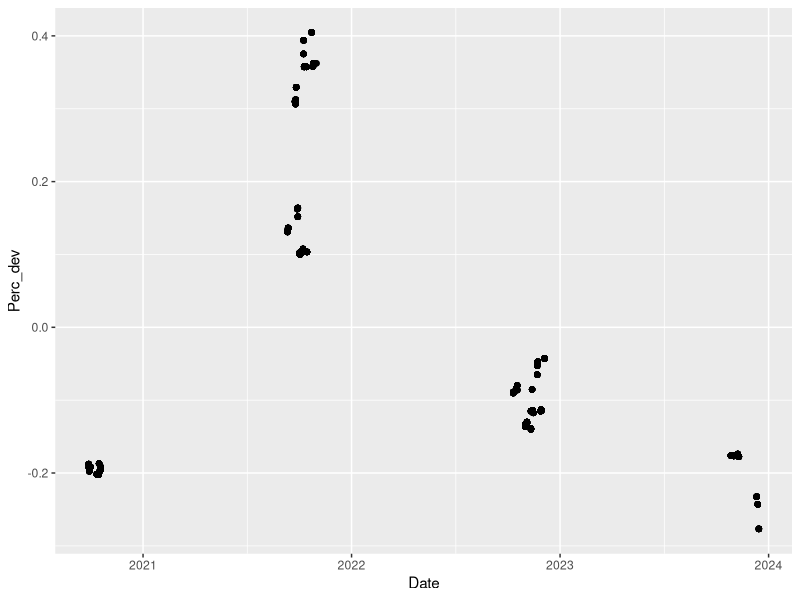
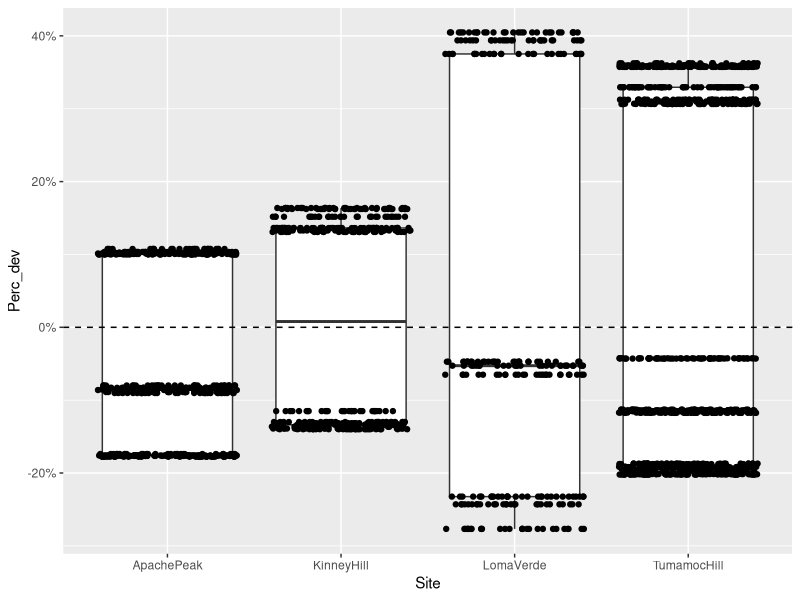
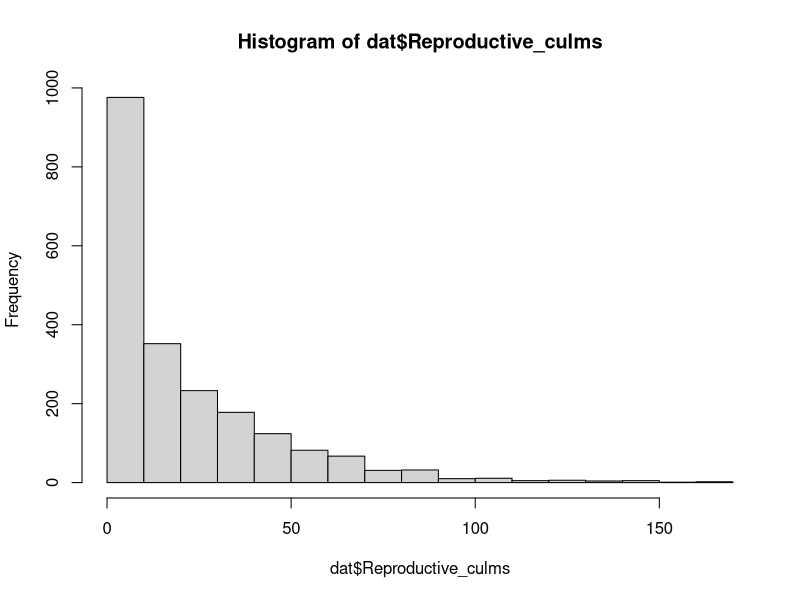
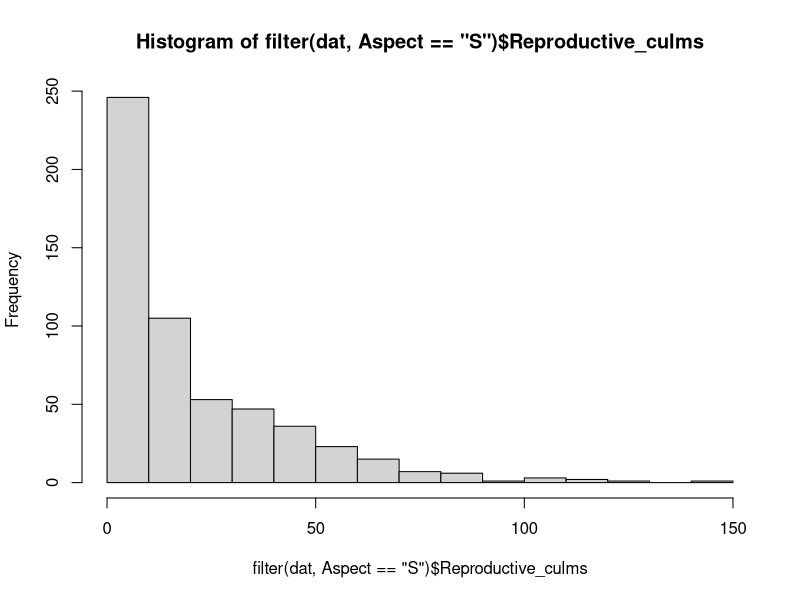
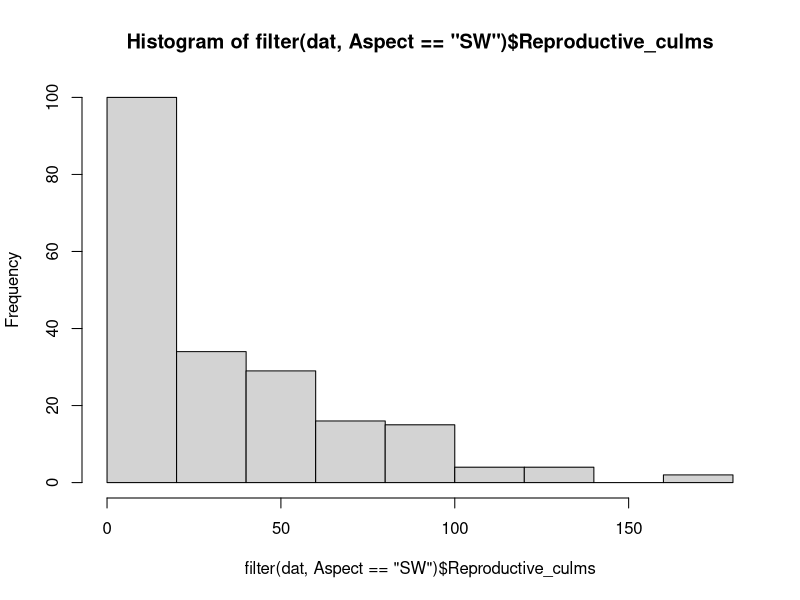
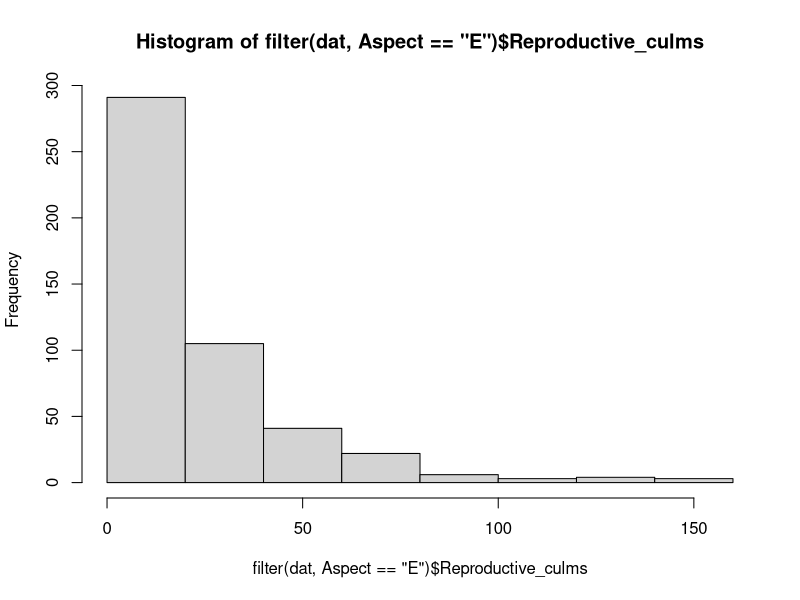
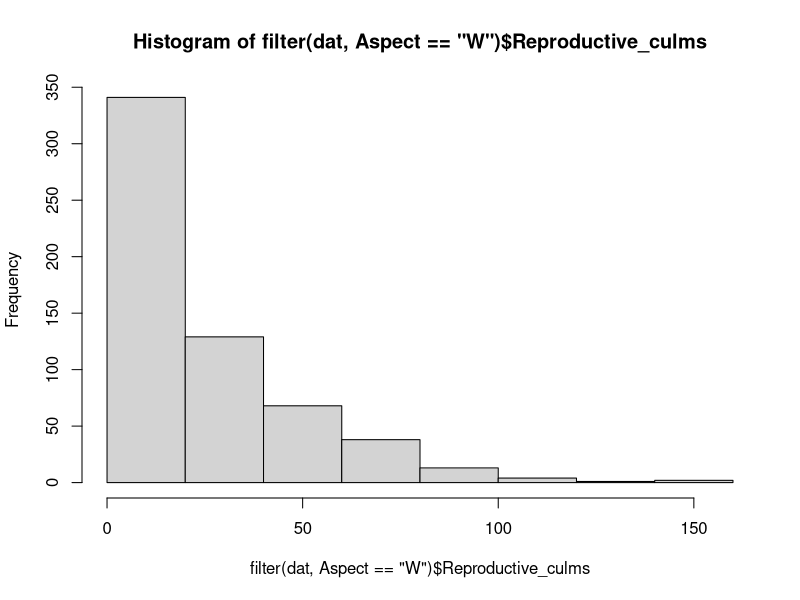
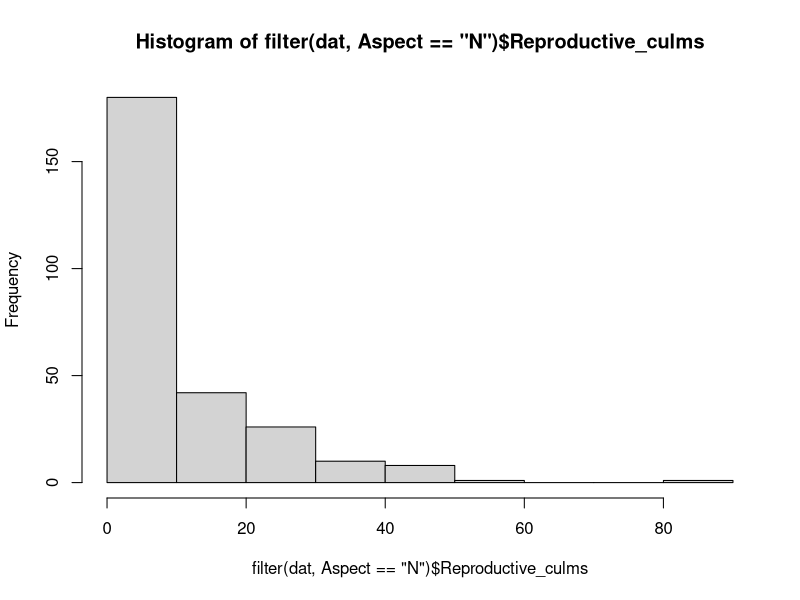

The R source for these figures, in order: (Note: this script raises an error after producing the figures.)
# Created: 2024-09-23
# Updated: 2025-03-10

# Purpose: Examine distributions; write out clean data with precip deviation variable added.

# Culm counts have a Poisson distribution. Buffelgrass density & cover should be log-transformed to improve
#   normality. Native grass, native forb, and herb (forb + grass) roughly have a Poisson distribution,
#   with a lot of 0s.

# MAT correlated with precip-related variables.

library(readxl)
library(tidyverse)
library(GGally)

# Load data ---------------------------------------------------------------

culms.raw <- read_xlsx("data/raw/2024-09_LO_Buffelgrass-culm-demography_master.xlsx", sheet = "Demography")
monitor.prism <- read_csv("data/cleaned/02_monitoring-info-with-PRISM-data_clean.csv")

# Data wrangling ----------------------------------------------------------

dat <- culms.raw %>% 
  left_join(monitor.prism)

# Check for NAs
apply(dat, 2, anyNA)

# Separate NA culm counts
na.culm <- dat %>% 
  filter(is.na(Vegetative_culms))

# Remove NA culm count - plants could not be located and weren't sampled
dat <- dat %>% 
  filter(!is.na(Vegetative_culms))

# Add Perc_dev and Deviation_mm cols
dat <- dat %>% 
  mutate(Perc_dev = (Prev_year_precip - MAP) / MAP,
         Deviation_mm = Prev_year_precip - MAP) 

# Change year cols to character
dat <- dat %>% 
  mutate(Year = as.character(Year),
         StudyYear = as.character(StudyYear))

# Add HerbCover col
dat <- dat %>% 
  mutate(HerbCover = NGCover + ForbCover)

# Separate out continuous explanatory variables
exp.cont <- dat %>% 
  select(PlotSlope, Elevation_ft, Prev_year_precip, MAT, MAP, Perc_dev, Deviation_mm)

# Separate out response variables
res.cont <- dat %>% 
  select(BGCover, BGDensity, ShrubCover, ForbCover, NGCover, HerbCover,
         Vegetative_culms, Reproductive_culms, Total_Live_Culms,
         Longestleaflength_cm)




# Precipitation variability -----------------------------------------------

summary(dat$Perc_dev) # ranges from -28% to +40%

dat %>% 
  ggplot(aes(x = Date, y = Perc_dev)) +
  geom_point()

dat %>% 
  ggplot(aes(x = Site, y = Perc_dev)) +
  geom_boxplot() +
  geom_jitter() +
  scale_y_continuous(labels = scales::percent) +
  geom_hline(yintercept = 0, linetype = "dashed")


# Response variable: Culm count -------------------------------------------

## Histogram --------------------------------------------------------------

# All, Reproductive
hist(dat$Reproductive_culms) # Poisson

# By aspect, Reproductive
hist(filter(dat, Aspect == "S")$Reproductive_culms)
hist(filter(dat, Aspect == "SW")$Reproductive_culms)
hist(filter(dat, Aspect == "E")$Reproductive_culms)
hist(filter(dat, Aspect == "W")$Reproductive_culms)
hist(filter(dat, Aspect == "N")$Reproductive_culms)

# By site, Reproductive
hist(filter(dat, Site == "TumamocHill")$Reproductive_culms)
hist(filter(dat, Site == "LomaVerde")$Reproductive_culms)
hist(filter(dat, Site == "KinneyHill")$Reproductive_culms)
hist(filter(dat, Site == "ApachePeak")$Reproductive_culms)

# All, Total
hist(dat$Total_Live_Culms)

# All, Vegetative
hist(dat$Vegetative_culms)


## Boxplot ----------------------------------------------------------------

# All, by site
#   Reproductive
dat %>% 
  ggplot(aes(x = Site, y = Reproductive_culms)) +
  geom_boxplot()

#   Total
dat %>% 
  ggplot(aes(x = Site, y = Total_Live_Culms)) +
  geom_boxplot()

#   Vegetative
dat %>% 
  ggplot(aes(x = Site, y = Vegetative_culms)) +
  geom_boxplot()


# All, by aspect
#   Reproductive
dat %>% 
  ggplot(aes(x = Aspect, y = Reproductive_culms)) +
  geom_boxplot()

#   Total
dat %>% 
  ggplot(aes(x = Aspect, y = Total_Live_Culms)) +
  geom_boxplot()

#   Vegetative
dat %>% 
  ggplot(aes(x = Aspect, y = Vegetative_culms)) +
  geom_boxplot()


## Pair plot --------------------------------------------------------------

# Reproductive & vegetative culms
dat %>%
  ggplot(aes(x = Vegetative_culms, y = Reproductive_culms)) +
  geom_point()



# Response variable: BG density & cover -----------------------------------

# Pair plot
res.cont %>% 
  select(-Longestleaflength_cm, -Vegetative_culms, -Reproductive_culms, -Total_Live_Culms) %>% 
  ggpairs()

# BG Cover
hist(dat$BGCover)
dat %>% 
  ggplot(aes(x = Site, y = BGCover)) +
  geom_boxplot()

#   Log transformation
dat <- dat %>% 
  mutate(BGCover_log = log(BGCover))
hist(dat$BGCover_log) # log transformation kind of improves normality?

# BG Density
hist(dat$BGDensity)
dat %>% 
  ggplot(aes(x = Site, y = BGDensity)) +
  geom_boxplot()

#   Log transformation
dat <- dat %>% 
  mutate(BGDensity_log = log(BGDensity))
hist(dat$BGDensity_log) # log transformation improves normality


# Longest leaf
hist(dat$Longestleaflength_cm)
dat %>% 
  filter(!is.na(Longestleaflength_cm)) %>% 
  ggplot(aes(x = Site, y = Longestleaflength_cm)) + 
  geom_boxplot()



# Response variable: Native plant cover -----------------------------------

# Shrub cover
hist(dat$ShrubCover)
dat %>% 
  ggplot(aes(x = Site, y = ShrubCover)) +
  geom_boxplot()
dat %>% 
  ggplot(aes(x = Aspect, y = ShrubCover)) +
  geom_boxplot()

# Forb cover
hist(dat$ForbCover)
dat %>% 
  ggplot(aes(x = Site, y = ForbCover)) +
  geom_boxplot()
dat %>% 
  ggplot(aes(x = Aspect, y = ForbCover)) +
  geom_boxplot()

# Native grass cover
hist(dat$NGCover)
dat %>% 
  ggplot(aes(x = Site, y = NGCover)) +
  geom_boxplot()
dat %>% 
  ggplot(aes(x = Aspect, y = NGCover)) +
  geom_boxplot()

# Herb cover
hist(dat$HerbCover)
dat %>% 
  ggplot(aes(x = Site, y = HerbCover)) +
  geom_boxplot()
dat %>% 
  ggplot(aes(x = Aspect, y = HerbCover)) +
  geom_boxplot()


# Continuous explanatory variables ----------------------------------------

# Summary
summary(dat$Elevation_ft)
summary(dat$PlotSlope)
summary(dat$MAT)

# Distribution
hist(dat$Elevation_ft)
hist(dat$PlotSlope)
hist(dat$MAT)

# Pair plot
dat %>% 
  select(PlotSlope, Elevation_ft, Prev_year_precip, MAT, MAP, Perc_dev, Deviation_mm) %>% 
  distinct(.keep_all = TRUE) %>% 
  ggpairs()



# Write out data to csv ---------------------------------------------------

write_csv(dat,
          file = "data/cleaned/04_demography-data_clean.csv")


save.image("RData/04_data-wrangling-and-screening.RData")
